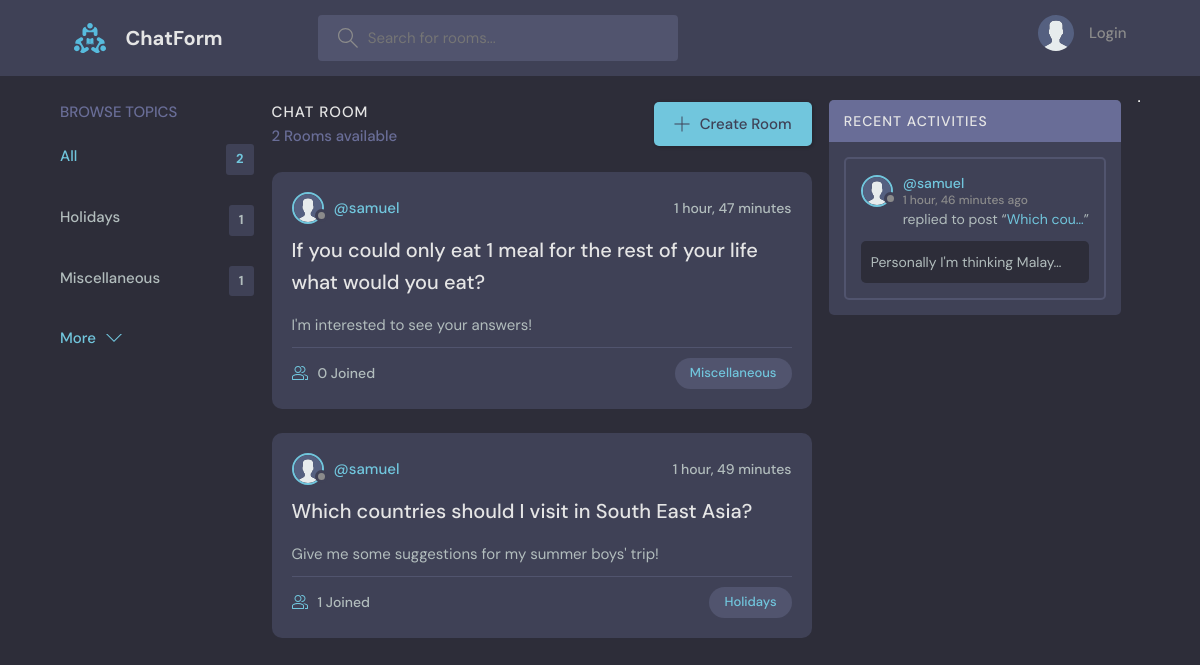
Before: / with the older database file.
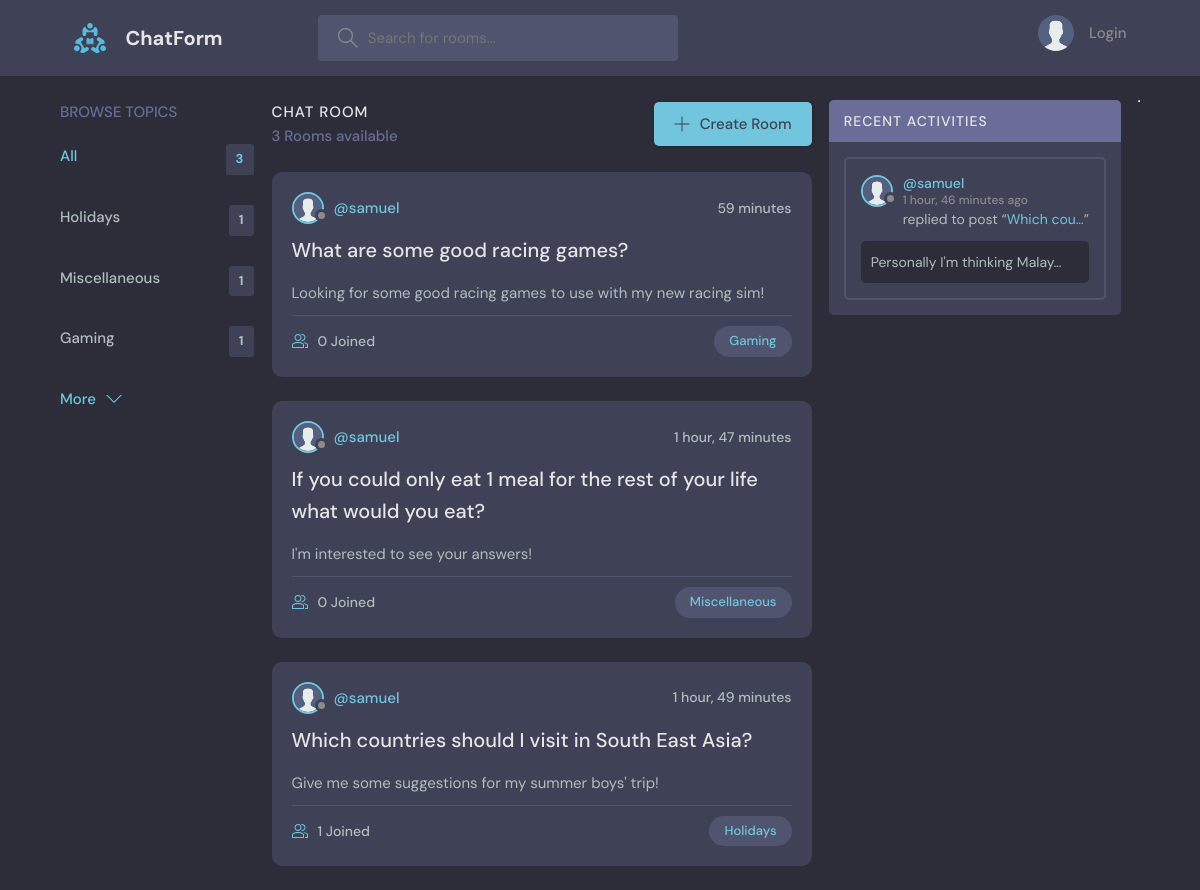
After: the same page with the newer database file.
### base/models.py (models this page shows, shortened)
class Topic(models.Model):
    name = models.CharField(max_length=250)

class Room(models.Model):
    host = models.ForeignKey(User, on_delete=models.SET_NULL, null=True)
    topic = models.ForeignKey(Topic, on_delete=models.SET_NULL, null=True)
    name = models.CharField(max_length=200)
    description = models.TextField(null=True, blank=True)
    participants = models.ManyToManyField(User, related_name='participants', blank=True)
    updated = models.DateTimeField(auto_now=True)
    created = models.DateTimeField(auto_now_add=True)
    class Meta:
        ordering = ['-updated', '-created']
    def __str__(self):
        return self.name

class User(AbstractUser):
    name = models.CharField(max_length=200, null=True)
    email = models.EmailField(unique=True, null=True)
    bio = models.TextField(null=True)
    avatar = models.ImageField(null=True, default="avatar.svg")
    USERNAME_FIELD = 'email'
    REQUIRED_FIELDS = []

class Message(models.Model):
    user = models.ForeignKey(User, on_delete=models.CASCADE)
    room = models.ForeignKey(Room, on_delete=models.CASCADE)
    body = models.TextField()
    updated = models.DateTimeField(auto_now=True)
    created = models.DateTimeField(auto_now_add=True)
    class Meta:
        ordering = ['-updated', '-created']

### base/views.py (the view)
# urls.py: path('', views.home, name="home"),
def home(request):
    q = request.GET.get('q') if request.GET.get('q') != None else ''
    rooms = Room.objects.filter(
        Q(topic__name__icontains=q) |
        Q(name__icontains=q) |
        Q(description__icontains=q)
    )
    topics = Topic.objects.all()[0:5]
    room_count = rooms.count()
    room_activity = Message.objects.filter(Q(room__topic__name__icontains=q))
    context = {'rooms':rooms, 'topics': topics, 'room_count': room_count, 'room_activity': room_activity}
    return render(request, 'base/homepg.html', context)

### base/templates/base/homepg.html (shortened to what this page needs)
{% extends 'main.html' %}
{% block content %}
<main class="layout layout--3">
      <div class="container">
        {% include 'components/topics_component.html' %}
        <div class="roomList">
          <div class="roomList__header">
            <div>
              <h2>Chat Room</h2>
              <p>{{room_count}} Rooms available</p>
            </div>
            <a class="btn btn--main" href="{% url 'create-room' %}">
              <svg version="1.1" xmlns="http://www.w3.org/2000/svg" width="32" height="32" viewBox="0 0 32 32">
                <title>add</title>
                <path
                  d="M16.943 0.943h-1.885v14.115h-14.115v1.885h14.115v14.115h1.885v-14.115h14.115v-1.885h-14.115v-14.115z"
                ></path>
              </svg>
              Create Room
            </a>
          </div>
          {% include 'components/room_component.html' %}
        </div>
        {% include 'components/activity_feed.html' %}
      </div>
</main>
{% endblock content %}

### base/templates/components/topics_component.html
<div class="topics">
    <div class="topics__header">
      <h2>Browse Topics</h2>
    </div>
    <ul class="topics__list">
      <li>
        <a href="{% url 'home' %}" class="active">All<span>{{rooms.count}}</span></a>
      </li>
      {% for topic in topics %}
      <li>
        <a href="{% url 'home' %}?q={{topic.name}}">{{topic.name}}<span>{{topic.room_set.all.count}}</span></a>
      </li>
      {% endfor %}
    </ul>
    <a class="btn btn--link" href="{% url 'topics-page' %}">
      More
      <svg version="1.1" xmlns="http://www.w3.org/2000/svg" width="32" height="32" viewBox="0 0 32 32">
        <title>chevron-down</title>
        <path d="M16 21l-13-13h-3l16 16 16-16h-3l-13 13z"></path>
      </svg>
    </a>
  </div>

### base/templates/components/room_component.html (shortened to what this page needs)
{% for room in rooms %}
<div class="roomListRoom">
    <div class="roomListRoom__header">
      <a href="{% url 'user-profile' room.host.id %}" class="roomListRoom__author">
        <div class="avatar avatar--small">
          <img src="{{room.host.avatar.url}}" />
        </div>
        <span>@{{room.host.username}}</span>
      </a>
      <div class="roomListRoom__actions">
        <span>{{room.created|timesince}}</span>
      </div>
    </div>
    <div class="roomListRoom__content">
      <a href="{% url 'room' room.id %}">{{room.name}}</a>
      <p>
        <small>{{room.description}}</small>
      </p>
    </div>
    <div class="roomListRoom__meta">
      <a href="{% url 'room' room.id %}" class="roomListRoom__joined">
        {{room.participants.all.count}} Joined
      </a>
      <a href="{% url 'home' %}?q={{room.topic.name}}">
      <p class="roomListRoom__topic">{{room.topic.name}}</p>
    </a>
    </div>
  </div>
{% endfor %}

### base/templates/components/activity_feed.html (shortened to what this page needs)
<div class="activities">
    <div class="activities__header">
      <h2>Recent Activities</h2>
    </div>
    {% for message in room_activity %}
    <div class="activities__box">
      <div class="activities__boxHeader roomListRoom__header">
        <a href="{% url 'user-profile' message.user.id %}" class="roomListRoom__author">
          <div class="avatar avatar--small">
            <img src="{{message.user.avatar.url}}" />
          </div>
          <p>
            @{{message.user.username}}
            <span>{{message.created|timesince}} ago</span>
          </p>
        </a>
      </div>
      <div class="activities__boxContent">
        <p>replied to post “<a href="{% url 'room' message.room.id %}">{{message.room|truncatechars:10}}</a>”</p>
        <div class="activities__boxRoomContent">
          {{message.body|truncatechars:30}}
        </div>
      </div>
    </div>
    {% endfor %}
  </div>
<hr>

Changed rows visible on the page:
added Topic: name "Gaming", room_set.all.count "1"
added Room: host.avatar (placeholder picture), host.username "samuel", created "59 minutes", name "What are some good racing games?", description "Looking for some good racing games to use with my new racing sim!", participants.all.count "0", topic.name "Gaming"
Other visible differences:
{{ rooms.count }}: "2" → "3"
{{ room_count }}: "2" → "3"
